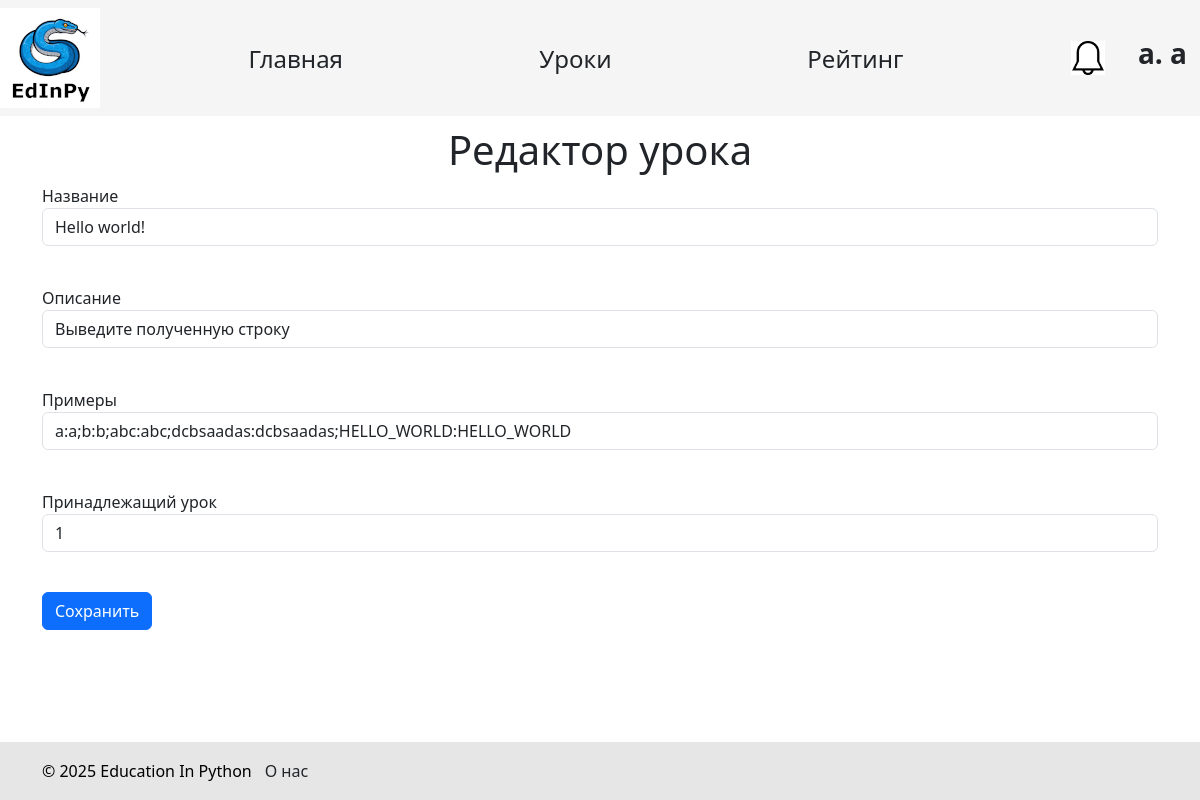
The app's page /lessons/1/tasks/edit/1 (signed in) with its own data.
### data/admins.py (models this page shows, shortened)
class Admin(SqlAlchemyBase, UserMixin):
    __tablename__ = "admins"
    id = sqlalchemy.Column(sqlalchemy.Integer, primary_key=True, autoincrement=True)
    name = sqlalchemy.Column(sqlalchemy.String, nullable=True)
    surname = sqlalchemy.Column(sqlalchemy.String, nullable=True)
    age = sqlalchemy.Column(sqlalchemy.Integer, nullable=True)
    email = sqlalchemy.Column(sqlalchemy.String, index=True, unique=True, nullable=False)
    access_level = sqlalchemy.Column(sqlalchemy.Integer, nullable=True, default=1)  # уровень доступа админа
    hashed_password = sqlalchemy.Column(sqlalchemy.String, nullable=False)
    image_name = sqlalchemy.Column(sqlalchemy.Text, nullable=True, unique=True)

### data/tasks.py (models this page shows)
class Task(SqlAlchemyBase, SerializerMixin):
    __tablename__ = 'tasks'
    id = sqlalchemy.Column(sqlalchemy.Integer, primary_key=True, autoincrement=True)
    title = sqlalchemy.Column(sqlalchemy.String)
    condition = sqlalchemy.Column(sqlalchemy.String)
    examples = sqlalchemy.Column(sqlalchemy.String, nullable=True)
    less_id = sqlalchemy.Column(sqlalchemy.Integer, sqlalchemy.ForeignKey('lessons.id'))
    lesson = orm.relationship("Lesson", back_populates='task')
    solution = orm.relationship('Solution', back_populates='task')

### main.py (the view, shortened to what this page needs)
@app.route('/lessons/<int:lesson_id>/tasks/edit/<int:task_id>', methods=['GET', 'POST'])
def edit_task(lesson_id, task_id):
    if current_user.__class__ != Admin:
        return redirect(f'/lessons/{lesson_id}/tasks')
    task_edit = TaskEdit()
    with db_session.create_session() as db_sess:
        task = db_sess.query(Task).filter(Task.id == task_id).first()
        lessons_id = [lesson.id for lesson in db_sess.query(Task).all()]
        task_edit.title.data = task.title
        task_edit.condition.data = task.condition
        task_edit.examples.data = task.examples
        task_edit.less_id.data = task.less_id
        return render_template('edit_task.html', form=task_edit)

### forms/task.py
class TaskEdit(FlaskForm):
    title = StringField('Название')
    condition = StringField('Описание')
    examples = StringField('Примеры')
    less_id = IntegerField('Принадлежащий урок')
    submit = SubmitField('Сохранить')

### data/db_session.py (called while the page is built)
def create_session() -> Session:
    global __factory
    return __factory()

### main.py (called while the page is built)
@login_manager.user_loader
def load_user(id):
    try:
        id, cl = id.split("|")
        if cl not in USER_CLASSES:
            raise Exception
        with db_session.create_session() as db_sess:
            return Session.get(entity=USER_CLASSES[cl], ident=id, self=db_sess)  # создание сессии
    except Exception:
        return None

### templates/edit_task.html (shortened to what this page needs)
{% extends "base.html" %}{% block content %}
<h1>Редактор урока</h1>
<form action="" method="post">
    <p>
        {{ form.title.label }}<br>
        {{ form.title(class="form-control") }}<br>
    </p>
    <p>
        {{ form.condition.label }}<br>
        {{ form.condition(class="form-control") }}<br>
    </p>
    <p>
        {{ form.examples.label }}<br>
        {{ form.examples(class="form-control") }}<br>
    </p>
    <p>
        {{ form.less_id.label }}<br>
        {{ form.less_id(class="form-control") }}<br>
    </p>
    <p>{{ form.submit(type="submit", class="btn btn-primary") }}</p>
</form>
{% endblock %}

### templates/base.html (shortened to what this page needs)
<!DOCTYPE html>
<html lang="ru">
  <head>
    <link
      href="https://cdn.jsdelivr.net/npm/bootstrap@5.3.3/dist/css/bootstrap.min.css"
      rel="stylesheet"
    />
    <link rel="stylesheet" href="../static/css/style.css" />
    <link rel="stylesheet" href="../static/css/base.css" />
  </head>
  <body>
    <header>
      <nav class="navbar navbar-light">
        <div class="logo">
          <a href="/">
            <img src="{{url_for('static', filename='edinpy.png')}}" />
          </a>
        </div>
        <div class="nav_buttons">
          <a href="/" type="button" class="btn main_page">Главная</a>
          <a href="/lessons" type="button" class="btn lessons">Уроки</a>
          <a href="/rating" type="button" class="btn rating">Рейтинг</a>
        </div>
        <div class="account">
          {% if current_user.is_authenticated %}
          <div class="notifications">
            {% if current_user.__class__.__name__ in ['Student', 'Teacher'] and
            current_user.has_notifications() %}
            <a href="/notifications">
              <img src="{{ url_for('static', filename='bell_black.png') }}" />
            </a>
            {% else %}
            <a href="/notifications"
              ><img src="{{ url_for('static', filename='bell_white.png') }}"
            /></a>
            {% endif %}
          </div>
          <div class="profile_user">
            <a href="/profile" class="btn"
              ><h3>
                <b>{{ current_user.name[0] }}. {{ current_user.surname }}</b>
              </h3></a
            >
          </div>
          {% endif %}
        </div>
      </nav>
    </header>
    <main role="main" class="container">{% block content %}{% endblock %}</main>
    <br /><br /><br /><br />
    <div id="footer">
      <div class="container ms-auto">
        <p>&copy; 2025 Education In Python</p>
        <a href="/about_us" class="btn about_us">О нас</a>
      </div>
    </div>
  </body>
</html>

### static/css/style.css (style rules this page uses)
h1 { text-align: center; margin: 10px auto; }

### static/css/base.css (style rules this page uses)
nav { background-color: rgb(245, 245, 245); }
.logo { align-self: flex-start; background-color: rgb(245, 245, 245); }
div.nav_buttons { flex-grow: 1; display: flex; justify-content: space-evenly; flex-wrap: wrap; }
nav>div.nav_buttons a.main_page, nav>div.nav_buttons a.lessons, nav>div.nav_buttons a.solutions, nav>div.nav_buttons a.rating { width: 7em; height: 2em; font-size: 150%; }
div.notifications { width: 33.75px; align-self: center; margin: 0 20px; }
div.notifications img { width: 100%; background-color: rgb(245, 245, 245); }
.account { display: flex; justify-content: end; }
#footer { position: fixed; left: 0; bottom: 0; padding: 10px; background: rgb(230, 230, 230); color: black; width: 100%; }
#footer .container { display: flex; flex-direction: row; justify-content: start; }
#footer .container p { margin: 0; align-self: center; }

### records on screen
Admin: name "a", surname "a"
Task: title "Hello world!", condition "Выведите полученную строку", examples "a:a;b:b;abc:abc;dcbsaadas:dcbsaadas;HELLO_WORLD:HELLO_WORLD", less_id "1"
